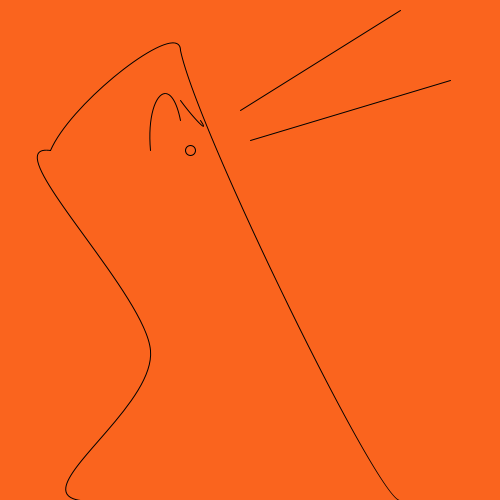
Frame 1 (no input)
Frame 60 (the mouse pressed at the canvas centre just before this capture): identical to frame 1, image omitted
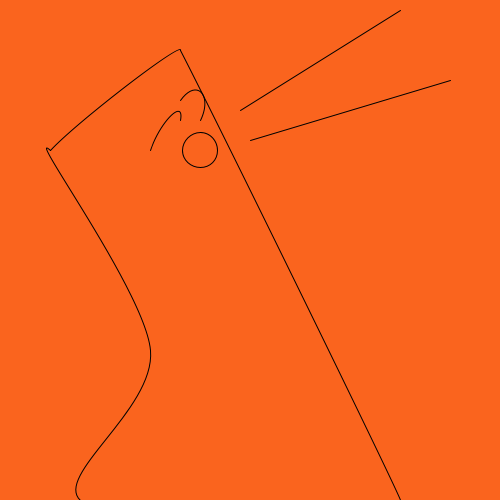
Frame 120 (the mouse held since frame 60 and released just before this capture)

The Processing sketch that drew these frames (run headless with seeded random() and noise(); from frame 60 on, the mouse is pressed at the canvas centre):

// Processing sketch: processing_65872
// ── processing_65872.pde

//dmb project 1 FACE OFF

float v;
float mouthX;
float mouthY;
float mouthSize;
float lineFirstX;
float lineFirstY;
float lineSecondX;
float lineSecondY;
float lineThirdX;
float lineThirdY;
float eyesRightX;
float eyesRightY;
float eyesLeftX;
float eyesLeftY;


void setup()
{
  size(500,500);

  smooth();
  noFill();
}

void draw() {
  background(250,100,30);
  
  v = mouseX;
  println(v);
  
  mouthX = map(v, 0, 500, 190, 210);
  mouthY = 150;//map(v, 0, 500, 130, 160);
  mouthSize = map(v, 0, 500, 10, 60);
  
  lineFirstX = map(v, 0, 500, 500, 130);
  lineFirstY = map(v, 0, 500, 400, 600);
  
  lineSecondX = map(v, 0, 500, 50, 10);
  lineSecondY = map(v, 0, 500, 350, 80);
  
  lineThirdX = map(v, 0, 500, 300,10);
  lineThirdY = map(v, 0, 500, 20,30);
  
  eyesRightX = map(v, 0, 500, 210, 40);
  eyesRightY = map(v, 0, 500, 450, 130);
  
  eyesLeftX = map(v, 0, 500, 120, 90);
  eyesLeftY = map(v, 0, 500, 10, 500);
  //from bottom left   first line
  beginShape();
  curveVertex(lineFirstX,lineFirstY); // the first control point
  curveVertex(80,500); // is also the start point of curve
  curveVertex(150,350);
  curveVertex(50,150); // the last point of curve
  curveVertex(lineFirstX,lineFirstY); // is also the last control point
  endShape();  
  
  
//second line


  beginShape();
  curveVertex(lineSecondX,lineSecondY); // the first control point
  curveVertex(50,150); // is also the start point of curve
  curveVertex(180,50); // the last point of curve
  curveVertex(lineSecondX,lineSecondY); // is also the last control point
  endShape();  
  
  
//third line
  
  
  beginShape();
  curveVertex(lineThirdX,lineThirdY); // the first control point
  curveVertex(180,50); // is also the start point of curve
  curveVertex(400,500); // the last point of curve
  curveVertex(lineThirdX,lineThirdY); // is also the last control point
  endShape(); 

//eyes right

  beginShape();
  curveVertex(eyesRightX,eyesRightY); // the first control point
  curveVertex(150,150); // is also the start point of curve
  curveVertex(180,120); // the last point of curve
  curveVertex(eyesRightX,eyesRightY); // is also the last control point
  endShape(); 

//eyes left

  beginShape();
  curveVertex(eyesLeftX,eyesLeftY); // the first control point
  curveVertex(200,120); // is also the start point of curve
  curveVertex(180,100); // the last point of curve
  curveVertex(eyesLeftX,eyesLeftY); // is also the last control point
  endShape(); 
  
  ellipse(mouthX,mouthY,mouthSize,mouthSize);
  
  line(240, 110, 400, 10);
  line(250, 140, 450, 80);
  
  
}
